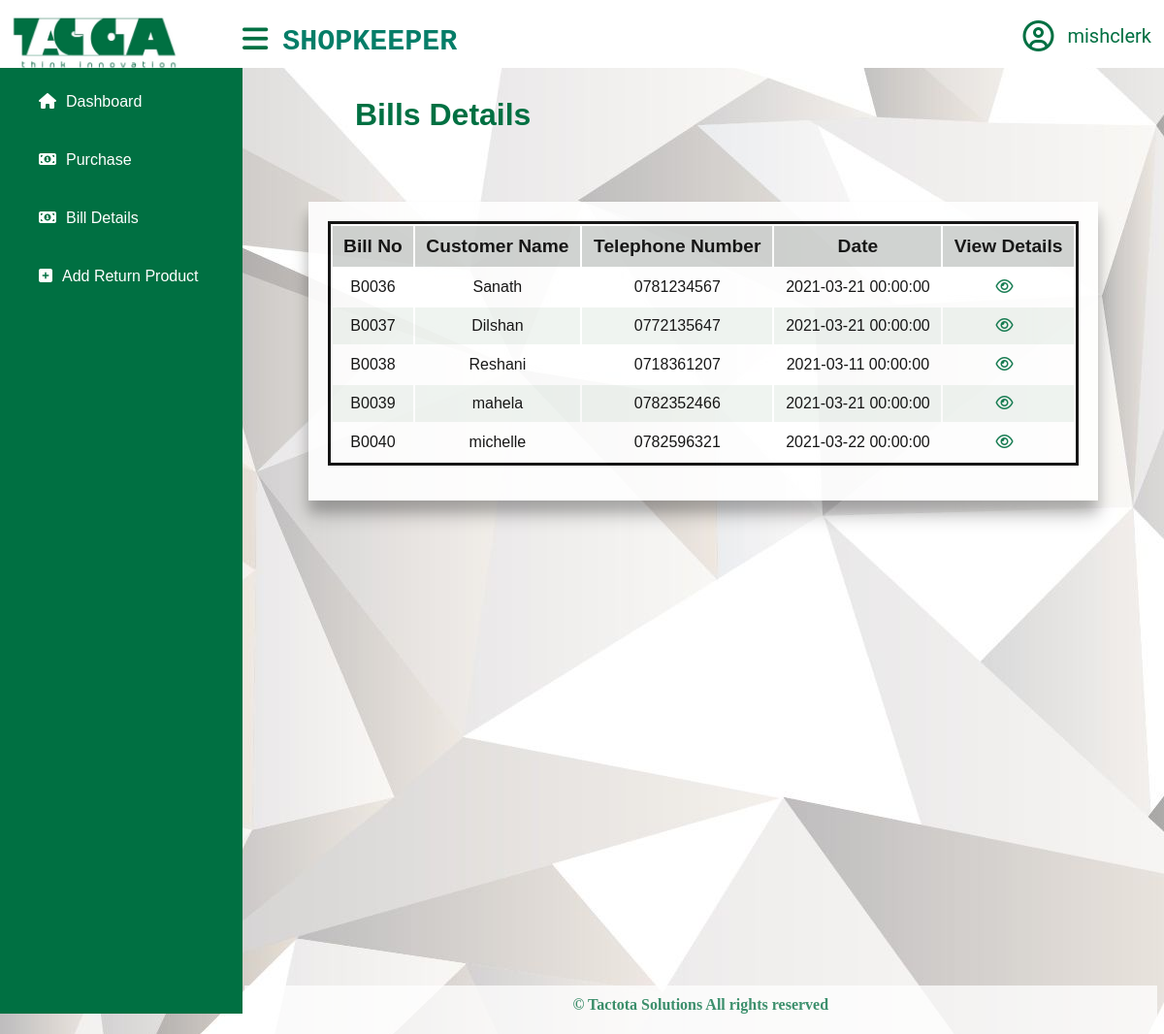
Screenshot of /views/purchased_bills_details.php (signed in) with the database file from the repository.
### tables this page shows
CREATE TABLE `user_account` (
  `emp_id` varchar(30) NOT NULL,
  `username` varchar(30) NOT NULL,
  `password` varchar(50) NOT NULL,
  `email` varchar(30) NOT NULL,
  `verified` tinyint(4) NOT NULL,
  `token` varchar(100) NOT NULL
);

CREATE TABLE `bill` (
  `bill_no` varchar(30) NOT NULL,
  `date_time` datetime NOT NULL,
  `amount` float NOT NULL,
  `payment_method` varchar(30) NOT NULL,
  `emp_id` varchar(30) NOT NULL
);

### model/database.php (called while the page is built, shortened)
<?php
class database
{
    private static $_instance;
    private $_connection;
    public static function getInstance() {
        if(!isset(self::$_instance)) {
            self::$_instance = new self();
        }
        return self::$_instance;
    }
    private function __construct() {
        $this->_connection = new mysqli(host, username, password, dbname);
    }
    public function getConnection() {
        return $this->_connection;
    }
}

### controller/authenitication.php (called while the page is built, shortened)
<?php
  require_once("../model/authenitication_model.php");
class authenitication
{
    public function __construct()
    {
        $this->auth = new authenitication_model();
    }
    public function get_username(){
        $id=$_SESSION['emp_id'];
        return $this->auth->get_username($id);
    }
}

### model/authenitication_model.php (called while the page is built, shortened)
<?php
   require_once("database.php");
class authenitication_model{
       public function __construct() {
              $this->mysqli = database::getInstance()->getConnection();
           }
    public function get_username($id){
        $result = "";
        $query = $this->mysqli->query("SELECT username FROM user_account where user_account.emp_id='" . $id . "'");
            while ($row = $query->fetch_assoc()) {
                $result = $row;
            }
            return $result;
    }
}

### controller/sales.php (called while the page is built, shortened)
<?php
require_once("../model/sales_model.php");
class sales
{
    public function __construct()
    {
        $this->sale = new sales_model();
    }
    public function display_customers_details(){
        return $this->sale->view_customers();
    }
}

### model/sales_model.php (called while the page is built, shortened)
<?php
require_once("database.php");
class sales_model
{
    public function __construct() {
        $this->mysqli = database::getInstance()->getConnection();
    }
    public function view_customers(){
        $query = $this->mysqli->query("SELECT  DISTINCT bill.bill_no,customer.cust_name,cust_telephone.telephone_no,bill.date_time from bill INNER JOIN purchase ON bill.bill_no=purchase.bill_no INNER JOIN customer ON purchase.cust_id=customer.cust_id INNER JOIN cust_telephone ON customer.cust_id=cust_telephone.cust_id");
        while ($row = $query->fetch_assoc()) {
            $result[] = $row;
        }
      return $result;
    }
}

### views/purchased_bills_details.php (the view)
<?php
   include 'shopkeeper_sidebar.php';
   require '../controller/sales.php';
   $data=new sales();
   $sql=$data->display_customers_details();
?>
<head>
<link rel="stylesheet" href="../public/css/update.css">
</head>
<div class="content" style="width:auto;">
    <h1 id="tbl-heading">Bills Details</h1><br/>
    <div class="view-tbl">
       <table>
            <thead>
                <tr>
                    <th>Bill No</th>
                    <th>Customer Name</th>
                    <th>Telephone Number</th>
                    <th>Date</th>
                    <th>View Details</th>
                </tr>
            </thead>
            <tbody>
            <?php
            foreach ($sql as $k => $v)
            {
                ?>
                <tr>
                    <td><?php echo $sql[$k]["bill_no"] ?></td>
		            <td><?php echo $sql[$k]["cust_name"] ?></td>
                    <td><?php echo $sql[$k]["telephone_no"] ?></td>
                    <td><?php echo $sql[$k]["date_time"] ?></td>
                    <td><a href="../controller/sales.php?action=view_bill&id=<?php  echo $sql[$k]["bill_no"]?>" class="view" title="view"><i class="fa fa-eye" aria-hidden="true" id="tbl-icon">&nbsp&nbsp</i></a></td>
                </tr>
                <?php
            } ?>
            </tbody>
       </table>
    </div>
    <div class="footer"  style="margin-top:500px;">
		<p>© Tactota Solutions All rights reserved </p>
    </div>
</div>

### views/shopkeeper_sidebar.php (shortened to what this page needs)
<?php
require '../controller/authenitication.php';
$data = new authenitication();
$sql= $data->get_username();
?>
<!DOCTYPE html>
<html lang="en" dir="ltr">
<head>
    <link rel="stylesheet" href="../public/css/style1.css">
    <link rel="stylesheet" href="../public/css/view_user.css">
    <link rel="stylesheet" href="../public/css/shopkeeper.css">
    <link rel="stylesheet" href="https://cdnjs.cloudflare.com/ajax/libs/font-awesome/5.12.1/css/all.min.css">
</head>
<body>
<header>
    <div class="left_area">
        <table width=100% style="margin:0px;">
            <tr>
                <td>
                    <img src="../public/images/logo-s.jpeg" alt="Logo">
                </td>
                <td>
                    <label for="check"><i class="fas fa-bars" id="sidebar_btn">&nbsp&nbsp<span style="font-family: 'Courier New', monospace;">SHOPKEEPER</span></i></label>
                </td>
                <td style="width:15%;">
                    <div class="profile-wrapper">
                        <button class="dropbtn">
                            <i class="far fa-user-circle fa-2x"></i></a>
                        </button>
                        <?php
                     foreach ($sql as $value){
                        ?>
                        <p id="disp-name"><?php echo $value ?></p>
                        <?php
                         }
                ?>
                    </div>
                </td>
            </tr>
        </table>
    </div>
</header>
<div class="sidebar">
    <a href="shopkeeper_dashbord.php"><i class="fas fa-home"></i></i><span>Dashboard</span></a>
    <a href="purchase.php"><i class="fas fa-money-bill-alt"></i>Purchase</span></a>
    <a href="purchased_bills_details.php"><i class="fa fa-money" aria-hidden="true"></i><span>Bill Details</span></a>
    <a href="shopkeeper_return_items.php"><i class="fa fa-plus-square" aria-hidden="true"></i>Add Return Product</span></a>
</div>

### public/css/style1.css (style rules this page uses)
body { margin: 0; padding: 0; font-family: "Roboto", sans-serif; background-image: url(../images/12.jpg); }
a { text-decoration:none; }
header { z-index: 1; position: fixed; background: white; width: calc(100% - 0%); top: 0; height: 70px; }
.left_area { margin: 0px; }
.left_area img { width:auto; height:70px; }
.left_area span { color: #067D68; }
.profile-wrapper { overflow: hidden; min-width:150px; max-width: 250px; text-align: right; float:right; margin-right: 10px; }
.profile-wrapper .dropbtn { border: none; outline: none; color:#007042; background-color: inherit; font-family: inherit; margin-right: 0; display: inline-block; }
#disp-name { display: inline-block; color: #007042; font-size: 20px; vertical-align: middle; padding-bottom: 18px; }
.sidebar { z-index: 1; top: 0; background: #007042; margin-top: 70px; padding-top: 5px; position: fixed; left: 0; width: 250px; height: calc(100% - 9%); transition: 0.5s; transition-property: left; overflow-y: auto; }
.sidebar a { color: #fff; font-family: 'Trebuchet MS', 'Lucida Sans Unicode', 'Lucida Grande', 'Lucida Sans', Arial, sans-serif; font-size: 16px; display: block; width: 100%; line-height: 60px; text-decoration: none; padding-left: 40px; box-sizing: border-box; transition: 0.5s; transition-property: background; }
.sidebar i { padding-right: 10px; }
label #sidebar_btn { z-index: 1; color: #007042; position: fixed; cursor: pointer; left: 250px; margin-top: -20px; font-size: 30px; transition: 0.5s; transition-property: color; }
.content { width: calc(100% ); margin-top: 60px; padding: 20px; margin-left: 250px; background-position: center; background-size: cover; height: 100vh; transition: 0.5s; }
button { background-color: #007042; padding: 5px 10px; text-align: center; text-decoration: none; display: inline-block; font-size: 16px; color: #fff; }

### public/css/view_user.css (style rules this page uses)
body { background-color:rgb(238, 238, 238); }
#tbl-heading { margin-left:3em; font-family: 'Trebuchet MS', 'Lucida Sans Unicode', 'Lucida Grande', 'Lucida Sans', Arial, sans-serif; text-align: left; color: #007042; font-weight: bold; margin-top: 20px; margin-bottom: 20px; font-size: 2em; }
.view-tbl table { border: 3px solid #000; width: 100%; margin-bottom: 1rem; }
.view-tbl tbody tr:nth-child(odd) { background-color: #fff; }
.view-tbl tbody tr:nth-child(even) { background-color: #eef3ef; }
.view-tbl th { font-size: 1.2em; padding:10px; background-color:#cccfcd; font-family: 'Trebuchet MS', 'Lucida Sans Unicode', 'Lucida Grande', 'Lucida Sans', Arial, sans-serif; }
.view-tbl td { font-size: 1em; padding: 10px; text-align: center; outline: none; font-family: 'Trebuchet MS', 'Lucida Sans Unicode', 'Lucida Grande', 'Lucida Sans', Arial, sans-serif; }
.view-tbl { box-shadow: 0 12px 12px 0 rgba(0, 0, 0, 0.2), 0 16px 20px 0 rgba(0, 0, 0, 0.19); display: flex; margin: 2em auto; background:#ffffff; background-size: cover; border:none; width:85%; padding: 20px; align-items: center; text-align: center; opacity: 90%; }
#tbl-icon { color:#007042; }
.footer { opacity: 0.75; text-align: center; color:#007042; font-weight: bolder; width:103.4%; background:white; height:50px; margin-left: -2%; margin-top:280px ; font-family: 'Times New Roman', Times, serif; }

### public/css/shopkeeper.css (style rules this page uses)
* { box-sizing: content-box; }
p { padding-top: 1.2%; }

### rows the page displays
user_account: username "mishclerk"
bill: bill_no "B0036", cust_name "Sanath", telephone_no "0781234567", date_time "2021-03-21 00:00:00"
bill: bill_no "B0037", cust_name "Dilshan", telephone_no "0772135647", date_time "2021-03-21 00:00:00"
bill: bill_no "B0038", cust_name "Reshani", telephone_no "0718361207", date_time "2021-03-11 00:00:00"
bill: bill_no "B0039", cust_name "mahela", telephone_no "0782352466", date_time "2021-03-21 00:00:00"
bill: bill_no "B0040", cust_name "michelle", telephone_no "0782596321", date_time "2021-03-22 00:00:00"
